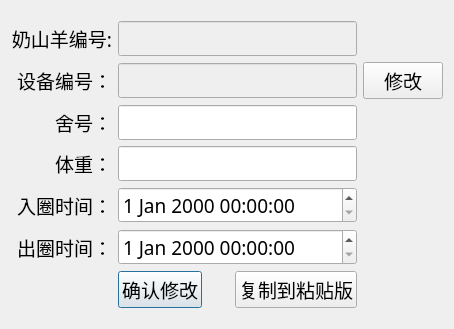
<?xml version="1.0" encoding="UTF-8"?>
<ui version="4.0">
 <class>ChangeGoatInfoDialog</class>
 <widget class="QDialog" name="ChangeGoatInfoDialog">
  <property name="geometry">
   <rect>
    <x>0</x>
    <y>0</y>
    <width>454</width>
    <height>329</height>
   </rect>
  </property>
  <property name="font">
   <font>
    <pointsize>16</pointsize>
   </font>
  </property>
  <property name="windowTitle">
   <string>奶山羊信息修改</string>
  </property>
  <layout class="QVBoxLayout" name="verticalLayout">
   <item>
    <layout class="QGridLayout" name="gridLayout">
     <item row="4" column="0">
      <widget class="QLabel" name="label_4">
       <property name="font">
        <font>
         <family>微软雅黑</family>
         <pointsize>14</pointsize>
        </font>
       </property>
       <property name="text">
        <string>入圈时间：</string>
       </property>
       <property name="alignment">
        <set>Qt::AlignRight|Qt::AlignTrailing|Qt::AlignVCenter</set>
       </property>
      </widget>
     </item>
     <item row="5" column="0">
      <widget class="QLabel" name="label_5">
       <property name="font">
        <font>
         <family>微软雅黑</family>
         <pointsize>14</pointsize>
        </font>
       </property>
       <property name="text">
        <string>出圈时间：</string>
       </property>
       <property name="alignment">
        <set>Qt::AlignRight|Qt::AlignTrailing|Qt::AlignVCenter</set>
       </property>
      </widget>
     </item>
     <item row="0" column="0">
      <widget class="QLabel" name="label">
       <property name="font">
        <font>
         <family>微软雅黑</family>
         <pointsize>14</pointsize>
        </font>
       </property>
       <property name="text">
        <string>奶山羊编号:</string>
       </property>
       <property name="alignment">
        <set>Qt::AlignRight|Qt::AlignTrailing|Qt::AlignVCenter</set>
       </property>
      </widget>
     </item>
     <item row="1" column="0">
      <widget class="QLabel" name="label_2">
       <property name="font">
        <font>
         <family>微软雅黑</family>
         <pointsize>14</pointsize>
        </font>
       </property>
       <property name="text">
        <string>设备编号：</string>
       </property>
       <property name="alignment">
        <set>Qt::AlignRight|Qt::AlignTrailing|Qt::AlignVCenter</set>
       </property>
      </widget>
     </item>
     <item row="2" column="0">
      <widget class="QLabel" name="label_3">
       <property name="font">
        <font>
         <family>微软雅黑</family>
         <pointsize>14</pointsize>
        </font>
       </property>
       <property name="text">
        <string>舍号：</string>
       </property>
       <property name="alignment">
        <set>Qt::AlignRight|Qt::AlignTrailing|Qt::AlignVCenter</set>
       </property>
      </widget>
     </item>
     <item row="0" column="1">
      <widget class="QLineEdit" name="lineEdit">
       <property name="enabled">
        <bool>false</bool>
       </property>
       <property name="font">
        <font>
         <family>微软雅黑</family>
         <pointsize>14</pointsize>
        </font>
       </property>
      </widget>
     </item>
     <item row="5" column="2">
      <spacer name="horizontalSpacer">
       <property name="orientation">
        <enum>Qt::Horizontal</enum>
       </property>
       <property name="sizeHint" stdset="0">
        <size>
         <width>40</width>
         <height>20</height>
        </size>
       </property>
      </spacer>
     </item>
     <item row="4" column="1">
      <widget class="QDateTimeEdit" name="dateTimeEdit">
       <property name="font">
        <font>
         <family>微软雅黑</family>
         <pointsize>14</pointsize>
        </font>
       </property>
      </widget>
     </item>
     <item row="5" column="1">
      <widget class="QDateTimeEdit" name="dateTimeEdit_2">
       <property name="font">
        <font>
         <family>微软雅黑</family>
         <pointsize>14</pointsize>
        </font>
       </property>
      </widget>
     </item>
     <item row="6" column="1">
      <layout class="QHBoxLayout" name="horizontalLayout">
       <item>
        <widget class="QPushButton" name="pushButton">
         <property name="font">
          <font>
           <family>微软雅黑</family>
           <pointsize>14</pointsize>
          </font>
         </property>
         <property name="text">
          <string>确认修改</string>
         </property>
        </widget>
       </item>
       <item>
        <spacer name="horizontalSpacer_2">
         <property name="orientation">
          <enum>Qt::Horizontal</enum>
         </property>
         <property name="sizeHint" stdset="0">
          <size>
           <width>40</width>
           <height>20</height>
          </size>
         </property>
        </spacer>
       </item>
       <item>
        <widget class="QPushButton" name="pushButton_2">
         <property name="font">
          <font>
           <family>微软雅黑</family>
           <pointsize>14</pointsize>
          </font>
         </property>
         <property name="text">
          <string>复制到粘贴版</string>
         </property>
        </widget>
       </item>
      </layout>
     </item>
     <item row="3" column="0">
      <widget class="QLabel" name="label_7">
       <property name="font">
        <font>
         <family>微软雅黑</family>
         <pointsize>14</pointsize>
        </font>
       </property>
       <property name="text">
        <string>体重：</string>
       </property>
       <property name="alignment">
        <set>Qt::AlignRight|Qt::AlignTrailing|Qt::AlignVCenter</set>
       </property>
      </widget>
     </item>
     <item row="1" column="1">
      <widget class="QLineEdit" name="lineEdit_3">
       <property name="enabled">
        <bool>false</bool>
       </property>
       <property name="font">
        <font>
         <family>微软雅黑</family>
         <pointsize>14</pointsize>
        </font>
       </property>
      </widget>
     </item>
     <item row="2" column="1">
      <widget class="QLineEdit" name="lineEdit_4">
       <property name="font">
        <font>
         <family>微软雅黑</family>
         <pointsize>14</pointsize>
        </font>
       </property>
      </widget>
     </item>
     <item row="3" column="1">
      <widget class="QLineEdit" name="lineEdit_5">
       <property name="font">
        <font>
         <family>微软雅黑</family>
         <pointsize>14</pointsize>
        </font>
       </property>
      </widget>
     </item>
     <item row="1" column="2">
      <widget class="QPushButton" name="pushButton_3">
       <property name="font">
        <font>
         <family>微软雅黑</family>
         <pointsize>14</pointsize>
        </font>
       </property>
       <property name="text">
        <string>修改</string>
       </property>
      </widget>
     </item>
    </layout>
   </item>
  </layout>
 </widget>
 <resources/>
 <connections/>
</ui>
